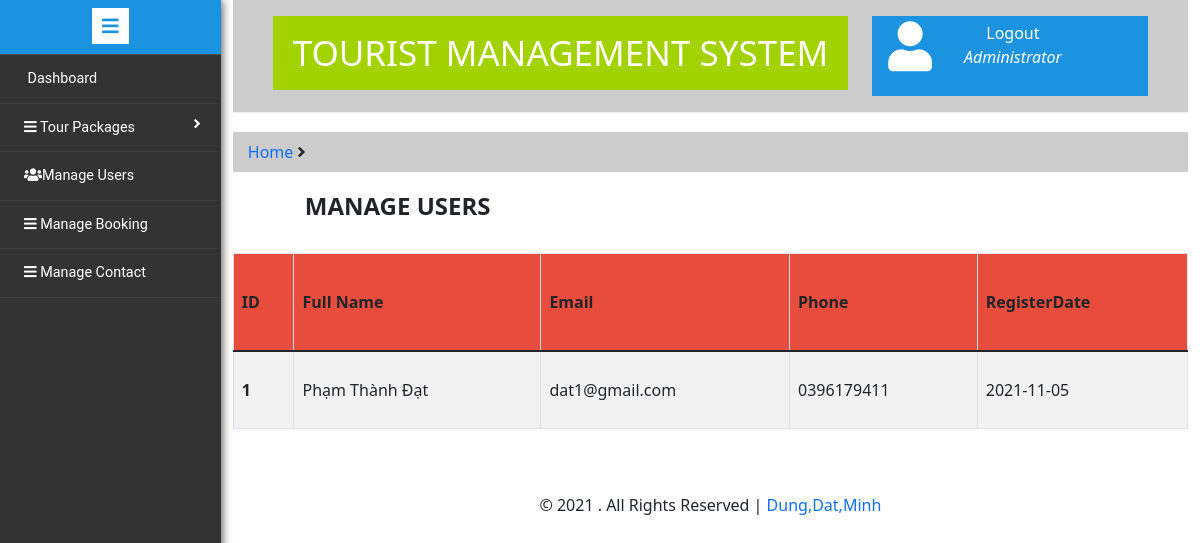
The app's page /admin/manage_user.php (signed in) with its own data.
### tables this page shows
CREATE TABLE `tour_user` (
  `user_id` int(10) UNSIGNED NOT NULL,
  `user_fullName` varchar(255) NOT NULL,
  `user_email` varchar(255) NOT NULL,
  `user_pass` varchar(255) NOT NULL,
  `user_phone` varchar(255) NOT NULL,
  `user_registerDate` date NOT NULL
);

### src/admin/manage_user.php (the view, shortened to what this page needs)
<!doctype html>
<html lang="en">
<head>
    <link href="https://cdn.jsdelivr.net/npm/bootstrap@5.1.3/dist/css/bootstrap.min.css" rel="stylesheet">
    <link rel="stylesheet" href="https://cdnjs.cloudflare.com/ajax/libs/font-awesome/6.0.0-beta2/css/all.min.css" />
    <link rel="stylesheet" href="./assest/css/style.css">
    <link rel="stylesheet" href="./assest/fonts/fontawesome-free-5.15.4/fontawesome-free-5.15.4-web/css/all.min.css">
</head>
<body>
    <div class="main">
        <?php include('include/sidebarmenu.php') ?>
        <div class="right-content">
            <div class="container">
                <div class="row">
                    <div class="col-md-12">
                        <?php include('include/header.php') ?>
                        <ol class="breadcrumb">
                            <li class="breadcrumb-item"><a href="dashboard.php">Home</a> <i class="fa fa-angle-right"></i></li>
                        </ol>
                    </div>
                </div>
            </div>
            <div class="container-md">
                <div class="bg-gray-light ">
                    <h4 class="px-5 mx-4 fw-bolder d-flex justify-content ">
                        MANAGE USERS
                    </h4>
                </div></br>
                <table class="table table-striped table-bordered">
                    <thead class="table" style="background:#e74c3c;">
                        <tr style="height: 80px; line-height:80px;">
                            <th scope="col">ID</th>
                            <th scope="col">Full Name</th>
                            <th scope="col">Email</th>
                            <th scope="col">Phone</th>
                            <th scope="col">RegisterDate</th>
                    </thead>
                    <tbody>
                        <?php
                        $conn = mysqli_connect('localhost', 'root', '', 'db_travel');
                        ?>
                        <?php
                        $sql = "SELECT user_id, user_fullName, user_email, user_phone, user_registerDate
            FROM tour_user";
                        $result = mysqli_query($conn, $sql);
                        if (mysqli_num_rows($result) > 0) {
                            while ($row = mysqli_fetch_assoc($result)) {
                                echo '<tr style="height: 60px; line-height:60px;">';
                                echo '<th scope="row">' . $row['user_id'] . '</th>';
                                echo '<td>' . $row['user_fullName'] . '</td>';
                                echo '<td>' . $row['user_email'] . '</td>';
                                echo '<td>' . $row['user_phone'] . '</td>';
                                echo '<td>' . $row['user_registerDate'] . '</td>';
                                echo '</tr>';
                            }
                        }
                        ?>
                    </tbody>
                </table></br></br>
            </div>
            <?php include('include/footer.php') ?>
        </div>
</body>
</html>

### src/admin/assest/css/style.css (style rules this page uses)
.main { display: flex; }
.right-content { width: 85%; }
.breadcrumb { padding: 8px 15px; margin: 20px 0; background-color: #ccc; border-radius: 0 ; }
.breadcrumb a { text-decoration: none; }

### records on screen
tour_user: user_id "1", user_fullName "Phạm Thành Đạt", user_email "dat1@gmail.com", user_phone "0396179411", user_registerDate "2021-11-05"
